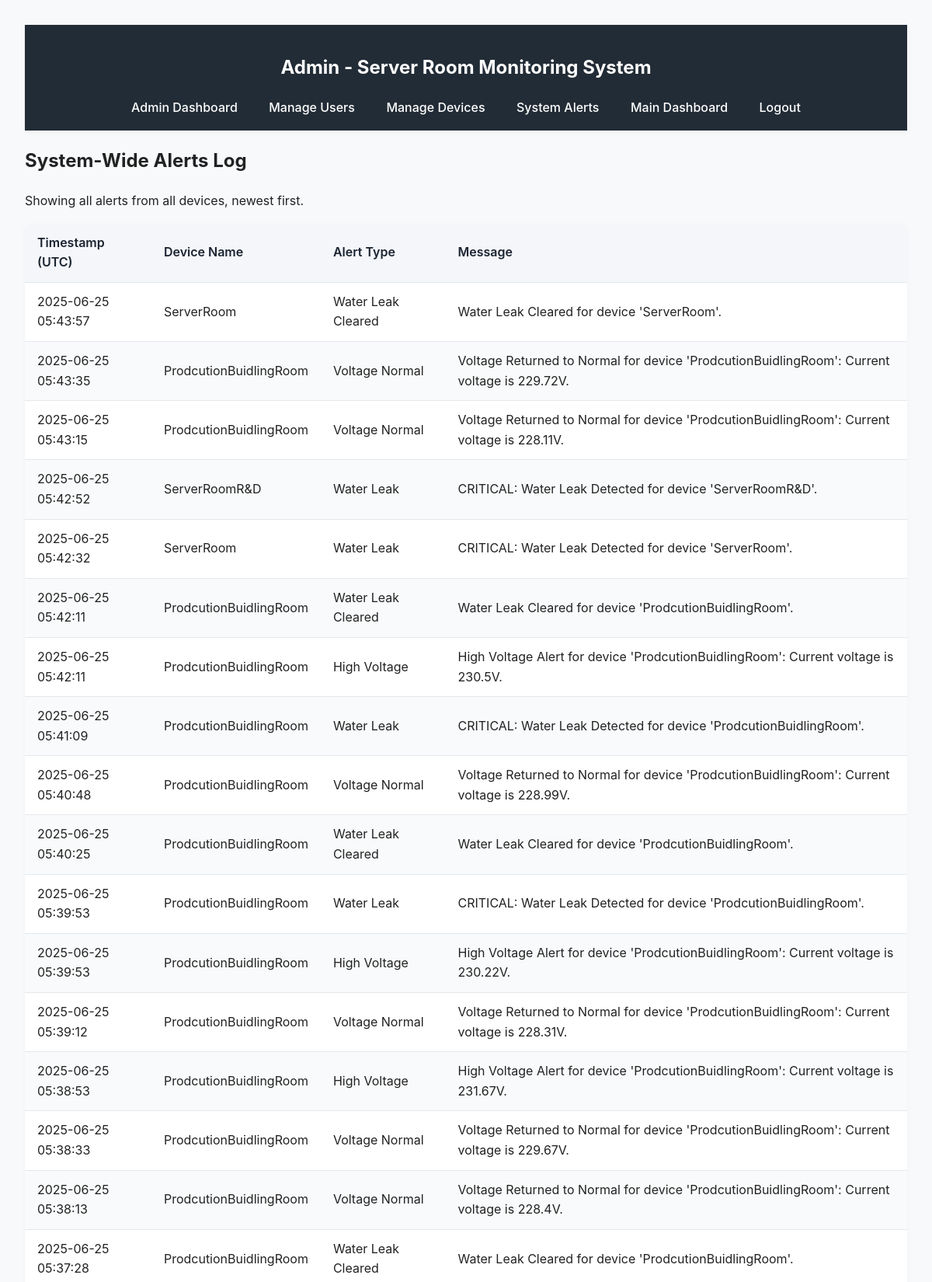
/admin/alerts (signed in, upper part), run on the app's committed database.
### app/models.py (models this page shows, shortened)
class AlertLog(db.Model):
    id = db.Column(db.Integer, primary_key=True)
    alert_type = db.Column(db.String(50), nullable=False)
    message = db.Column(db.String(255), nullable=False)
    timestamp = db.Column(db.DateTime, index=True, default=datetime.utcnow)
    device_id = db.Column(db.Integer, db.ForeignKey('device.id'))

class Device(db.Model):
    id = db.Column(db.Integer, primary_key=True)
    name = db.Column(db.String(120), nullable=False)
    unique_hardware_id = db.Column(db.String(120), unique=True, nullable=False)
    category = db.Column(db.String(120), default='default')
    temp_threshold_high = db.Column(db.Float)
    humidity_threshold_low = db.Column(db.Float)
    humidity_threshold_high = db.Column(db.Float)
    alert_on_water = db.Column(db.Boolean, default=True)
    voltage_threshold_low = db.Column(db.Float)
    voltage_threshold_high = db.Column(db.Float)
    temp_alert_status = db.Column(db.Boolean, default=False)
    humidity_alert_status = db.Column(db.Boolean, default=False)
    water_alert_status = db.Column(db.Boolean, default=False)
    voltage_alert_status = db.Column(db.Boolean, default=False)
    sensor_data = db.relationship('SensorData', backref='device', lazy='dynamic')
    alerts = db.relationship('AlertLog', backref='device', lazy='dynamic')

### app/admin.py (the view)
@bp.route('/alerts')
@login_required
@admin_required
def alerts():
    all_alerts = AlertLog.query.order_by(AlertLog.timestamp.desc()).all()
    return render_template('admin/alerts.html', alerts=all_alerts)

### app/auth.py (called while the page is built)
def admin_required(f):
    @wraps(f)
    def decorated_function(*args, **kwargs):
        if not current_user.is_authenticated or current_user.role != 'admin':
            abort(403) # Forbidden
        return f(*args, **kwargs)
    return decorated_function

@login.user_loader
def load_user(id):
    return User.query.get(int(id))

### app/templates/admin/alerts.html (shortened to what this page needs)
{% extends 'admin/layout.html' %}
{% block content %}
  <h2>System-Wide Alerts Log</h2>
  <p>Showing all alerts from all devices, newest first.</p>
  <table class="user-table">
    <thead>
      <tr>
        <th>Timestamp (UTC)</th>
        <th>Device Name</th>
        <th>Alert Type</th>
        <th>Message</th>
      </tr>
    </thead>
    <tbody>
      {% for alert in alerts %}
        <tr>
          <td>{{ alert.timestamp.strftime('%Y-%m-%d %H:%M:%S') }}</td>
          <td>{{ alert.device.name }}</td>
          <td>{{ alert.alert_type }}</td>
          <td>{{ alert.message }}</td>
        </tr>
      {% else %}
        <tr>
          <td colspan="4">No alerts have been recorded in the system yet.</td>
        </tr>
      {% endfor %}
    </tbody>
  </table>
{% endblock %}

### app/static/style.css (style rules this page uses)
body { font-family: -apple-system, BlinkMacSystemFont, "Segoe UI", Roboto, "Helvetica Neue", Arial, sans-serif; line-height: 1.6; background-color: #f7f9fb; margin: 0; color: #222; }
.user-table { width: 100%; border-collapse: separate; border-spacing: 0; margin-top: 1rem; background: white; border-radius: 8px; overflow: hidden; box-shadow: 0 2px 8px rgba(0,0,0,0.03); }
.user-table th, .user-table td { border-bottom: 1px solid #e5e8ec; padding: 12px 16px; text-align: left; }
.user-table th { background-color: #f4f6fa; font-weight: 600; color: #1a2330; }
.user-table tr:nth-child(even) { background-color: #f9fafb; }

### data on the page
AlertLog: timestamp "2025-06-25 05:43:57", device.name "ServerRoom", alert_type "Water Leak Cleared", message "Water Leak Cleared for device 'ServerRoom'."
AlertLog: timestamp "2025-06-25 05:43:35", device.name "ProdcutionBuidlingRoom", alert_type "Voltage Normal", message "Voltage Returned to Normal for device 'ProdcutionBuidlingRoom': Current voltage is 229.72V."
AlertLog: timestamp "2025-06-25 05:43:15", device.name "ProdcutionBuidlingRoom", alert_type "Voltage Normal", message "Voltage Returned to Normal for device 'ProdcutionBuidlingRoom': Current voltage is 228.11V."
AlertLog: timestamp "2025-06-25 05:42:52", device.name "ServerRoomR&D", alert_type "Water Leak", message "CRITICAL: Water Leak Detected for device 'ServerRoomR&D'."
AlertLog: timestamp "2025-06-25 05:42:32", device.name "ServerRoom", alert_type "Water Leak", message "CRITICAL: Water Leak Detected for device 'ServerRoom'."
AlertLog: timestamp "2025-06-25 05:42:11", device.name "ProdcutionBuidlingRoom", alert_type "Water Leak Cleared", message "Water Leak Cleared for device 'ProdcutionBuidlingRoom'."
AlertLog: timestamp "2025-06-25 05:42:11", device.name "ProdcutionBuidlingRoom", alert_type "High Voltage", message "High Voltage Alert for device 'ProdcutionBuidlingRoom': Current voltage is 230.5V."
AlertLog: timestamp "2025-06-25 05:41:09", device.name "ProdcutionBuidlingRoom", alert_type "Water Leak", message "CRITICAL: Water Leak Detected for device 'ProdcutionBuidlingRoom'."
AlertLog: timestamp "2025-06-25 05:40:48", device.name "ProdcutionBuidlingRoom", alert_type "Voltage Normal", message "Voltage Returned to Normal for device 'ProdcutionBuidlingRoom': Current voltage is 228.99V."
AlertLog: timestamp "2025-06-25 05:40:25", device.name "ProdcutionBuidlingRoom", alert_type "Water Leak Cleared", message "Water Leak Cleared for device 'ProdcutionBuidlingRoom'."
AlertLog: timestamp "2025-06-25 05:39:53", device.name "ProdcutionBuidlingRoom", alert_type "Water Leak", message "CRITICAL: Water Leak Detected for device 'ProdcutionBuidlingRoom'."
AlertLog: timestamp "2025-06-25 05:39:53", device.name "ProdcutionBuidlingRoom", alert_type "High Voltage", message "High Voltage Alert for device 'ProdcutionBuidlingRoom': Current voltage is 230.22V."
AlertLog: timestamp "2025-06-25 05:39:12", device.name "ProdcutionBuidlingRoom", alert_type "Voltage Normal", message "Voltage Returned to Normal for device 'ProdcutionBuidlingRoom': Current voltage is 228.31V."
AlertLog: timestamp "2025-06-25 05:38:53", device.name "ProdcutionBuidlingRoom", alert_type "High Voltage", message "High Voltage Alert for device 'ProdcutionBuidlingRoom': Current voltage is 231.67V."
AlertLog: timestamp "2025-06-25 05:38:33", device.name "ProdcutionBuidlingRoom", alert_type "Voltage Normal", message "Voltage Returned to Normal for device 'ProdcutionBuidlingRoom': Current voltage is 229.67V."
AlertLog: timestamp "2025-06-25 05:38:13", device.name "ProdcutionBuidlingRoom", alert_type "Voltage Normal", message "Voltage Returned to Normal for device 'ProdcutionBuidlingRoom': Current voltage is 228.4V."
AlertLog: timestamp "2025-06-25 05:37:28", device.name "ProdcutionBuidlingRoom", alert_type "Water Leak Cleared", message "Water Leak Cleared for device 'ProdcutionBuidlingRoom'."
